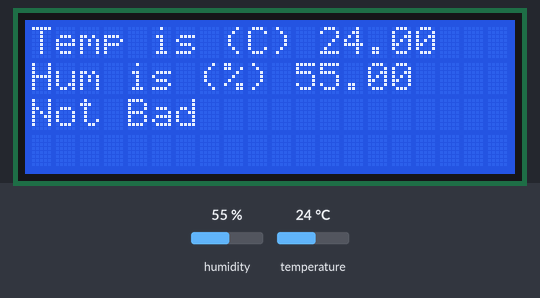
This sketch was run on a simulated Arduino Uno, built with avr-gcc and run on an emulated ATmega328P. On the bench: 20×4 character LCD. The test bench sets the inputs (shaded band); at power-on: temperature 24 °C, humidity 55 %. What the sketch prints to the serial monitor is not drawn.

Above: at 3.7 s.
3.8 s: temperature set to 29 °C
At 5.5 s:
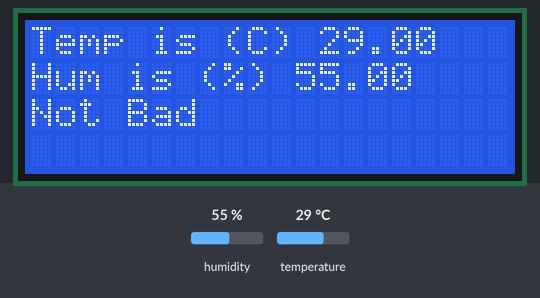
6.8 s: temperature set to 32 °C
At 8.3 s:
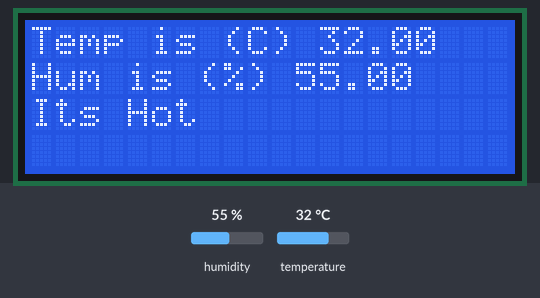
9.8 s: humidity set to 22 %
At 12.6 s:
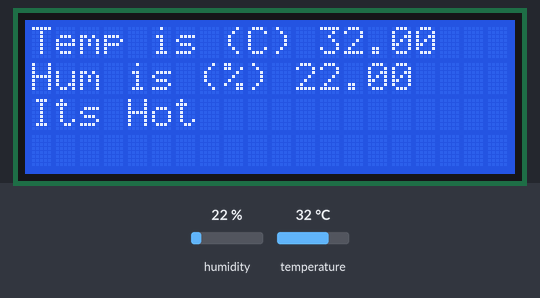
12.9 s: humidity set to 40 %
At 14.3 s:
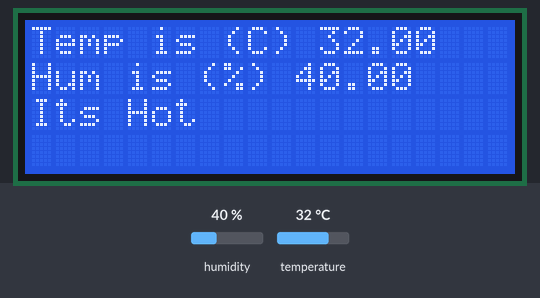
Timing chart, 0 to 15.9 s (numbered marks = the images above; inputs shaded):
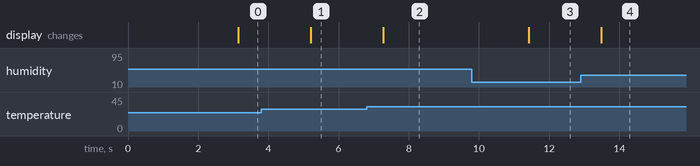

The sketch:

LCD_DHT.ino
```cpp
// Example testing sketch for various DHT humidity/temperature sensors
// Written by ladyada, public domain

#include "DHT.h"
#include <LiquidCrystal_PCF8574.h>

LiquidCrystal_PCF8574 lcd(0x3F);

#define DHTPIN 2     // what digital pin we're connected to

// Uncomment whatever type you're using!
#define DHTTYPE DHT11   // DHT 11
//#define DHTTYPE DHT22   // DHT 22  (AM2302), AM2321
//#define DHTTYPE DHT21   // DHT 21 (AM2301)

// Connect pin 1 (on the left) of the sensor to +5V
// NOTE: If using a board with 3.3V logic like an Arduino Due connect pin 1
// to 3.3V instead of 5V!
// Connect pin 2 of the sensor to whatever your DHTPIN is
// Connect pin 4 (on the right) of the sensor to GROUND
// Connect a 10K resistor from pin 2 (data) to pin 1 (power) of the sensor

// Initialize DHT sensor.
// Note that older versions of this library took an optional third parameter to
// tweak the timings for faster processors.  This parameter is no longer needed
// as the current DHT reading algorithm adjusts itself to work on faster procs.
DHT dht(DHTPIN, DHTTYPE);

void setup() {
  Serial.begin(9600);
  Serial.println("DHTxx test!");

  dht.begin();
  lcd.begin(20, 4);
  lcd.setBacklight(255);
  lcd.home();
  lcd.clear();
  lcd.print("Hello LCD");
  delay(1000);


}

void loop() {
  // Wait a few seconds between measurements.
  delay(2000);

  // Reading temperature or humidity takes about 250 milliseconds!
  // Sensor readings may also be up to 2 seconds 'old' (its a very slow sensor)
  float h = dht.readHumidity();
  // Read temperature as Celsius (the default)
  float t = dht.readTemperature();
  // Read temperature as Fahrenheit (isFahrenheit = true)
  float f = dht.readTemperature(true);

  // Check if any reads failed and exit early (to try again).
  if (isnan(h) || isnan(t) || isnan(f)) {
    Serial.println("Failed to read from DHT sensor!");
    return;
  }

  // Compute heat index in Fahrenheit (the default)
  float hif = dht.computeHeatIndex(f, h);
  // Compute heat index in Celsius (isFahreheit = false)
  float hic = dht.computeHeatIndex(t, h, false);

  Serial.print("Humidity: ");
  Serial.print(h);
  Serial.print(" %\t");
  Serial.print("Temperature: ");
  Serial.print(t);
  Serial.print(" *C ");


  lcd.clear();
    lcd.setCursor(0, 0);
    lcd.print("Temp is (C) ");
    lcd.print(t);
    lcd.setCursor(0, 1);
    lcd.print("Hum is (%) ");
    lcd.print(h);

   if(t > 30){
    lcd.setCursor(0, 2);
    lcd.print("Its Hot");
   }
   else{
    lcd.setCursor(0, 2);
    lcd.print("Not Bad");
   }
}
```

Measured:
- the behaviour switches between 30 and 31 °C on temperature (found by bisection; images 1 and 2)
- after the input at 3.8 s, the display: changes after 1.4 s (image 1)
- after the input at 6.8 s, the display: changes after 0.48 s (image 2)
- after the input at 9.8 s, the display: changes after 1.6 s (image 3)
- after the input at 12.9 s, the display: changes after 0.58 s (image 4)
